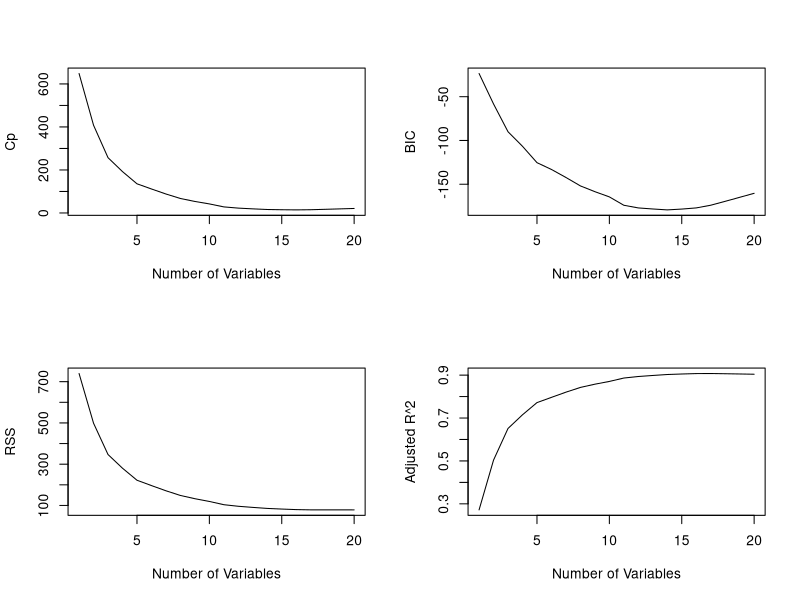
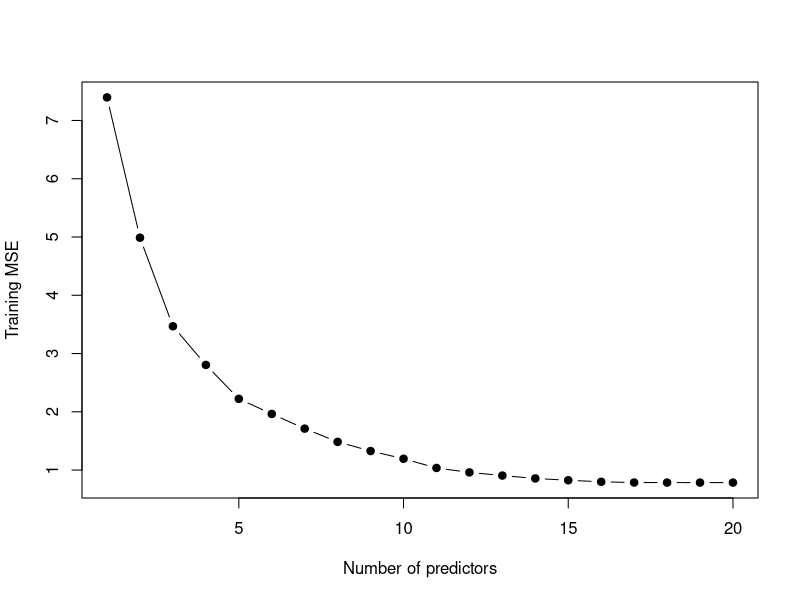
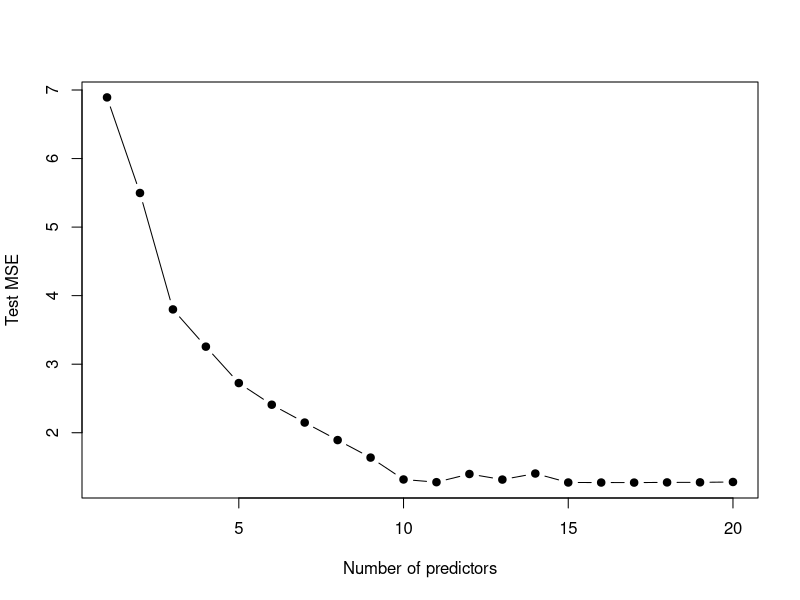

Source code (R) for these figures, in order:
###########################################################################
## Statistical Data Mining - Analysis on synthetically generated dataset
## Name: Arun Krishnamurthy
## Created: October 15, 2017
## Edited:
###########################################################################

##################################################################################################################################################
# 3) (10 points) (Exercise 9 modified, ISL)
# We have seen that as the number of features used in a model increases, the training error will necessarily decrease, but the test error may not.
# We will now explore this in a simulated data set. Generate a data set with p  = 20 features, n  = 1, 000 observations,
# and an associated quantitative response vector generated according to the model y = x.beta + e
# has some elements that are exactly equal to zero.
# Split your data set into a training set containing 100 observations and a test set containing 900 observations.
# 
# Perform best subset selection on the training set, and plot the training set MSE associated with the best model of each size.
# Plot the test set MSE associated with the best model of each size.
# 
# For which model size does the test set MSE take on its minimum value? 
# Comment on your results. How does the model at which the test set MSE is minimized compare to the true model used to generate the data? 
# Commenton the coefficient values.
##################################################################################################################################################

########################################################################################################################
# Generate a data set with p  = 20 features, n  = 1, 000 observations,
# and an associated quantitative response vector generated according to the model y = x.beta + e
# beta has some elements that are exactly equal to zero.
########################################################################################################################

# Setting a seed value for random numbers
set.seed(12345)

# Need a matrix of 20 features and 1000 observations. In other words, 20 columns and 1000 rows i.e. 20x1000 = 20000 table cells
x <- matrix(rnorm(20000), ncol = 20)
dim(x)

# Generate 20 different random values for b
b <- rnorm(20)
b

# Set a seed value again to make this result reproducible
set.seed(12345)

# b should have some elements that are exactly equal to zero.
# Generate 5 random indices
zero_indices <- sample(1:20, 5)
zero_indices

# Set zero to these indices so we can have some elements that are exactly equal to zero
for(i in 1:20) {
    if(i %in% zero_indices) {
        b[i] = 0
    }
}
b

# Generate 1000 error values
e <- rnorm(1000)

# Putting all the generated values together to get the response y
y <- x %*% b + e


#################################################################################################################
# Split your data set into a training set containing 100 observations and a test set containing 900 observations.
#################################################################################################################

# Generate 100 random indices in order to parition x and y into training and test
indices = sample(1:dim(x)[1], dim(x)[1] / 10)

# Partition the x and y to train and test 
x.train <- x[indices, ]
x.test <- x[-indices, ]
y.train <- y[indices, ]
y.test <- y[-indices, ]

# Now create the final train and test datasets with both x and y
train = data.frame(y = y.train, x = x.train)
test = data.frame(y = y.test, x = x.test)

# install.packages("leaps")
library("leaps")

# Perform exhaustive subset selection on the training data
regfit.full <- regsubsets(y~., data = train, nvmax = 20, method = "exhaustive")
my_sum <- summary(regfit.full)

# This matrix displays best subset from 1 to 20 parameters
my_sum$outmat

# Plot the cp bic, rss, and adjr2 statistic for regfit.full
par(mfrow = c(2,2))
plot(my_sum$cp, xlab = "Number of Variables", ylab = "Cp", type = "l")
plot(my_sum$bic, xlab = "Number of Variables", ylab = "BIC", type = "l")
plot(my_sum$rss, xlab = "Number of Variables", ylab = "RSS", type = "l")
plot(my_sum$adjr2, xlab = "Number of Variables", ylab = "Adjusted R^2", type = "l")

# Find the optimum model for each of the four statistics
which(my_sum$cp == min(my_sum$cp))
which(my_sum$bic == min(my_sum$bic))
which(my_sum$rss == min(my_sum$rss))
which(my_sum$adjr2 == max(my_sum$adjr2))

# Putting the train and test data set into a matrix
train.mat <- model.matrix(y ~ ., data = train, nvmax = 20)
test.mat <- model.matrix(y ~ ., data = test, nvmax = 20)


###############################################################################################################################
# Perform best subset selection on the training set, and plot the training set MSE associated with the best model of each size.
###############################################################################################################################

val.errors <- c()
for (i in 1:20) {
    coefi <- coef(regfit.full, id = i)
    pred <- train.mat[, names(coefi)] %*% coefi
    val.errors = c(val.errors, mean((pred - y.train)^2))
}
par(mfrow = c(1,1))
plot(val.errors, xlab = "Number of predictors", ylab = "Training MSE", pch = 19, type = "b")

# Model size for which the train set MSE takes on the minimum value
which.min(val.errors)


####################################################################
# Plot the test set MSE associated with the best model of each size.
####################################################################

val.errors <- c()
for (i in 1:20) {
    coefi <- coef(regfit.full, id = i)
    pred <- test.mat[, names(coefi)] %*% coefi
    val.errors = c(val.errors, mean((pred - y.test)^2))
}
par(mfrow = c(1,1))
plot(val.errors, xlab = "Number of predictors", ylab = "Test MSE", pch = 19, type = "b")


#######################################################################
# For which model size does the test set MSE take on its minimum value?
####################################################################### 

which.min(val.errors)


#########################################################################################
# Compare to the true model used to generate the data? Comment on the coefficient values.
#########################################################################################

coef(regfit.full, which.min(val.errors))
